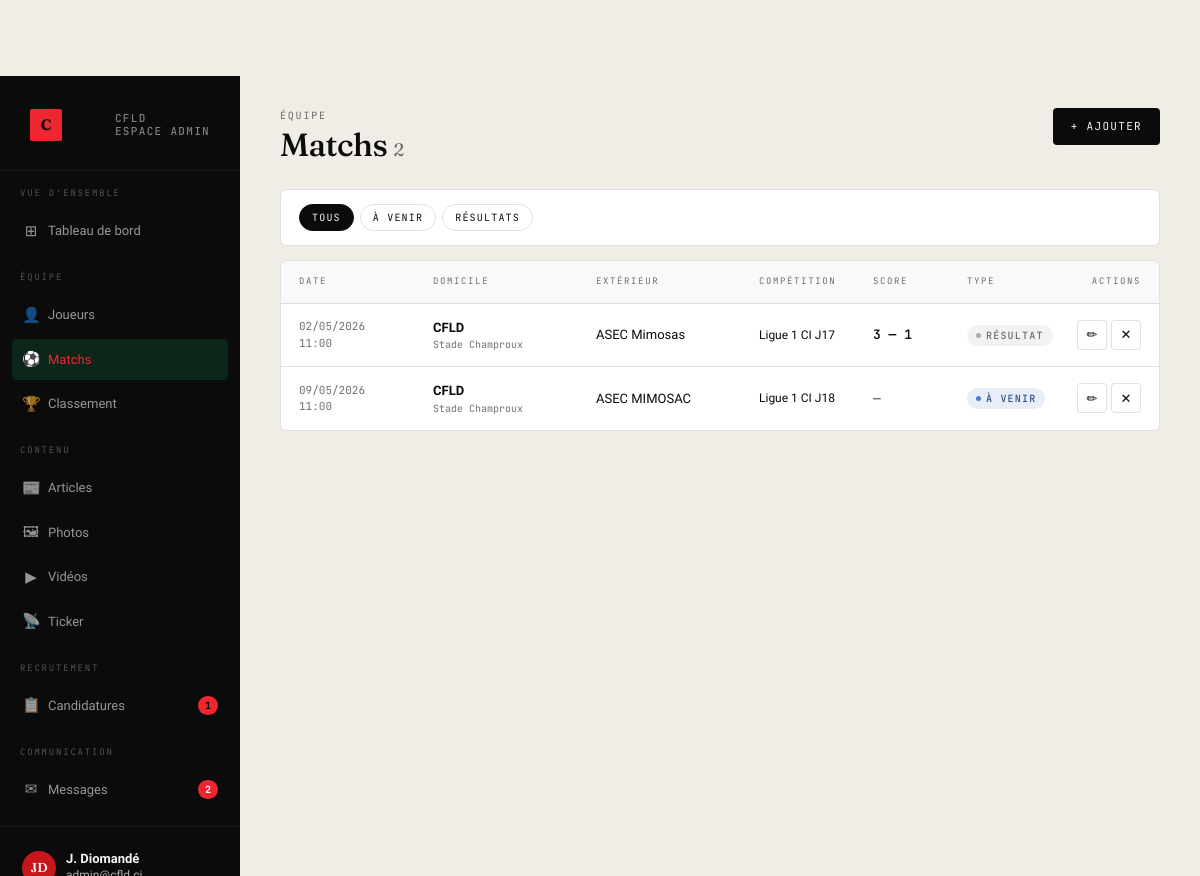
Page /admin-cfld/matchs/ (signed in) on the earlier database version.
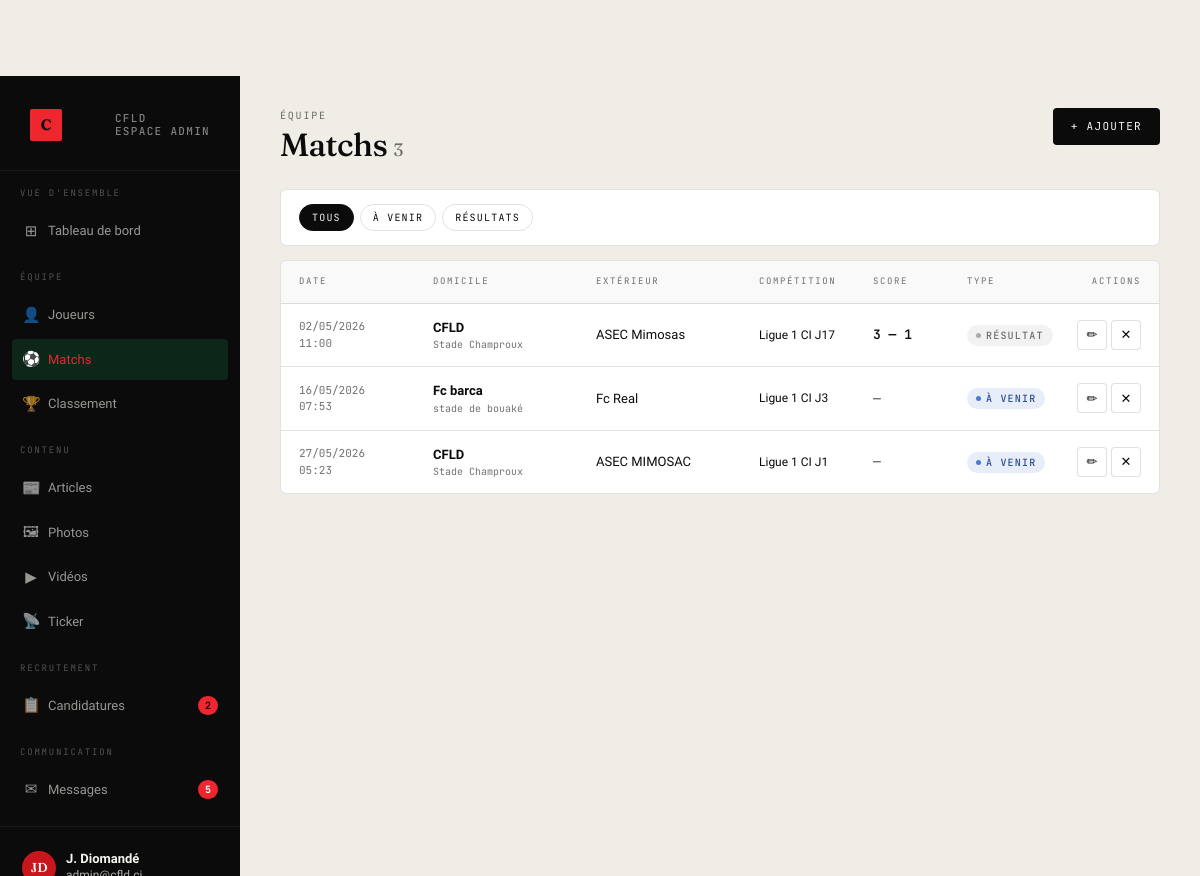
Same page on the later database version.
### matchs/models.py (models this page shows, shortened)
class Match(models.Model):
    TYPE_CHOICES = [
        ('a_venir', 'À venir'),
        ('resultat', 'Résultat'),
    ]
    equipe_domicile = models.CharField(max_length=100)
    equipe_exterieur = models.CharField(max_length=100)
    est_domicile = models.BooleanField(
        default=True,
        help_text="CFLD joue à domicile ?"
    )
    score_domicile = models.PositiveSmallIntegerField(null=True, blank=True)
    score_exterieur = models.PositiveSmallIntegerField(null=True, blank=True)
    date = models.DateTimeField()
    lieu = models.CharField(max_length=150, blank=True)
    competition = models.CharField(max_length=100, default='Ligue 1 CI')
    journee = models.PositiveSmallIntegerField(null=True, blank=True)
    type_match = models.CharField(max_length=10, choices=TYPE_CHOICES, default='a_venir')
    billet_url = models.URLField(blank=True)
    class Meta:
        ordering = ['date']
        verbose_name = 'Match'
        verbose_name_plural = 'Matchs'
    @property
    def resultat(self):
        if self.score_domicile is None:
            return None
        if self.score_domicile > self.score_exterieur:
            return 'V' if self.est_domicile else 'D'
        if self.score_domicile < self.score_exterieur:
            return 'D' if self.est_domicile else 'V'
        return 'N'

### recrutement/admin_views.py (the view)
# urls.py: path('matchs/',                   v.admin_matchs,       name='admin_matchs'),
@staff_required
def admin_matchs(request):
    type_m = request.GET.get('type', 'all')
    qs = Match.objects.all()
    if type_m != 'all':
        qs = qs.filter(type_match=type_m)
    ctx = _base_ctx(request, 'matchs')
    ctx.update({'matchs': qs, 'type_actif': type_m,
                'total': Match.objects.count()})
    return render(request, 'admin_cfld/matchs.html', ctx)

### recrutement/admin_views.py (called while the page is built)
def staff_required(view_func):
    @wraps(view_func)
    def wrapper(request, *args, **kwargs):
        if not request.user.is_authenticated or not request.user.is_staff:
            return redirect('login')
        return view_func(request, *args, **kwargs)
    return wrapper

def _base_ctx(request, section=''):
    return {
        'pending_count': Candidature.objects.filter(statut='pending').count(),
        'unread_count':  Message.objects.filter(lu=False).count(),
        'section':       section,
    }

### templates/admin_cfld/matchs.html (shortened to what this page needs)
{% extends "admin_cfld/base.html" %}
{% block content %}
<div class="page-header">
  <div>
    <span class="eyebrow">Équipe</span>
    <h1>Matchs <span style="font-size:18px;color:var(--muted);font-weight:400;">{{ total }}</span></h1>
  </div>
  <div class="hd-actions">
    <a href="{% url 'admin_match_add' %}" style="display:inline-flex;align-items:center;gap:8px;background:var(--ink);color:var(--paper);padding:10px 18px;border-radius:4px;font-family:var(--font-mono);font-size:11px;letter-spacing:.12em;text-transform:uppercase;text-decoration:none;">
      + Ajouter
    </a>
  </div>
</div>
<div class="filter-bar">
  <div class="f-pills">
    <a href="?" class="f-pill {% if type_actif == 'all' %}active{% endif %}">Tous</a>
    <a href="?type=a_venir" class="f-pill {% if type_actif == 'a_venir' %}active{% endif %}">À venir</a>
    <a href="?type=resultat" class="f-pill {% if type_actif == 'resultat' %}active{% endif %}">Résultats</a>
  </div>
</div>
<div class="t-wrap">
  <div class="t-row t-head" style="grid-template-columns:120px 1fr 1fr 100px 80px 80px 80px;">
    <div>Date</div>
    <div>Domicile</div>
    <div>Extérieur</div>
    <div>Compétition</div>
    <div>Score</div>
    <div>Type</div>
    <div style="text-align:right;">Actions</div>
  </div>
  {% for m in matchs %}
  <div class="t-row" id="row-m{{ m.pk }}" style="grid-template-columns:120px 1fr 1fr 100px 80px 80px 80px;">
    <div style="font-family:var(--font-mono);font-size:11px;color:var(--muted);">{{ m.date|date:"d/m/Y" }}<br>{{ m.date|date:"H:i" }}</div>
    <div>
      <div style="font-weight:{% if m.est_domicile %}600{% else %}400{% endif %};">{{ m.equipe_domicile }}</div>
      {% if m.lieu %}<div style="font-family:var(--font-mono);font-size:10px;color:var(--muted);">{{ m.lieu }}</div>{% endif %}
    </div>
    <div style="font-weight:{% if not m.est_domicile %}600{% else %}400{% endif %};">{{ m.equipe_exterieur }}</div>
    <div style="font-size:12px;">{{ m.competition }}{% if m.journee %} J{{ m.journee }}{% endif %}</div>
    <div style="font-family:var(--font-mono);font-size:13px;font-weight:600;">
      {% if m.score_domicile is not None %}{{ m.score_domicile }} — {{ m.score_exterieur }}{% else %}<span style="color:var(--muted);">—</span>{% endif %}
    </div>
    <div>
      {% if m.type_match == 'a_venir' %}
        <span class="badge-status bs-avenir">À venir</span>
      {% else %}
        <span class="badge-status bs-resultat">Résultat</span>
      {% endif %}
    </div>
    <div class="actions">
      <a href="{% url 'admin_match_edit' m.pk %}" class="t-btn" title="Modifier">✏</a>
      <button class="t-btn del" title="Supprimer" onclick="confirmDelete('{% url 'admin_match_delete' m.pk %}', document.getElementById('row-m{{ m.pk }}'))">✕</button>
    </div>
  </div>
  {% empty %}
  <div class="empty-state">Aucun match</div>
  {% endfor %}
</div>
{% endblock %}

### templates/admin_cfld/base.html (shortened to what this page needs)
{% load static %}
<!doctype html>
<html lang="fr">
<head>
<link rel="stylesheet" href="{% static 'style.css' %}">
</head>
<body>
<div class="admin-shell">
  <aside class="sidebar">
    <div class="sidebar-top">
      <a href="{% url 'admin_dashboard' %}" class="sidebar-brand">
        <span class="bm">C</span>
        <span class="bt">CFLD<br>Espace admin</span>
      </a>
    </div>
    <nav class="sidebar-nav">
      <div class="nav-section">Vue d'ensemble</div>
      <a href="{% url 'admin_dashboard' %}" {% if section == 'dashboard' %}class="active"{% endif %}>
        <span class="icon">⊞</span><span class="lbl">Tableau de bord</span>
      </a>
      <div class="nav-section">Équipe</div>
      <a href="{% url 'admin_joueurs' %}" {% if section == 'joueurs' %}class="active"{% endif %}>
        <span class="icon">👤</span><span class="lbl">Joueurs</span>
      </a>
      <a href="{% url 'admin_matchs' %}" {% if section == 'matchs' %}class="active"{% endif %}>
        <span class="icon">⚽</span><span class="lbl">Matchs</span>
      </a>
      <a href="{% url 'admin_classement' %}" {% if section == 'classement' %}class="active"{% endif %}>
        <span class="icon">🏆</span><span class="lbl">Classement</span>
      </a>
      <div class="nav-section">Contenu</div>
      <a href="{% url 'admin_articles' %}" {% if section == 'articles' %}class="active"{% endif %}>
        <span class="icon">📰</span><span class="lbl">Articles</span>
      </a>
      <a href="{% url 'admin_photos' %}" {% if section == 'photos' %}class="active"{% endif %}>
        <span class="icon">🖼</span><span class="lbl">Photos</span>
      </a>
      <a href="{% url 'admin_videos' %}" {% if section == 'videos' %}class="active"{% endif %}>
        <span class="icon">▶</span><span class="lbl">Vidéos</span>
      </a>
      <a href="{% url 'admin_ticker' %}" {% if section == 'ticker' %}class="active"{% endif %}>
        <span class="icon">📡</span><span class="lbl">Ticker</span>
      </a>
      <div class="nav-section">Recrutement</div>
      <a href="{% url 'admin_candidatures' %}" {% if section == 'candidatures' %}class="active"{% endif %}>
        <span class="icon">📋</span><span class="lbl">Candidatures</span>
        {% if pending_count %}<span class="badge">{{ pending_count }}</span>{% endif %}
      </a>
      <div class="nav-section">Communication</div>
      <a href="{% url 'admin_messages' %}" {% if section == 'messages' %}class="active"{% endif %}>
        <span class="icon">✉</span><span class="lbl">Messages</span>
        {% if unread_count %}<span class="badge red">{{ unread_count }}</span>{% endif %}
      </a>
    </nav>
    <div class="sidebar-footer">
      <div class="sidebar-user">
        <div class="av">{{ request.user.first_name|slice:":1"|upper }}{{ request.user.last_name|slice:":1"|upper }}</div>
        <div class="info">
          <strong>{{ request.user.get_full_name|default:request.user.username }}</strong>
        </div>
      </div>
    </div>
  </aside>
  <main class="admin-main">
    {% block content %}{% endblock %}
  </main>
</div>
</body>
</html>

Differences in the rows shown:
removed Match: date "09/05/2026", date "11:00", equipe_domicile "CFLD", lieu "Stade Champroux", equipe_exterieur "ASEC MIMOSAC", competition "Ligue 1 CI", journee "18", type_match "À VENIR"
added Match: date "16/05/2026", date "07:53", equipe_domicile "Fc barca", lieu "stade de bouaké", equipe_exterieur "Fc Real", competition "Ligue 1 CI", journee "3", type_match "À VENIR"
added Match: date "27/05/2026", date "05:23", equipe_domicile "CFLD", lieu "Stade Champroux", equipe_exterieur "ASEC MIMOSAC", competition "Ligue 1 CI", journee "1", type_match "À VENIR"
Other differences:
{{ pending_count }}: "1" → "2"
{{ unread_count }}: "2" → "5"
{{ total }}: "2" → "3"
